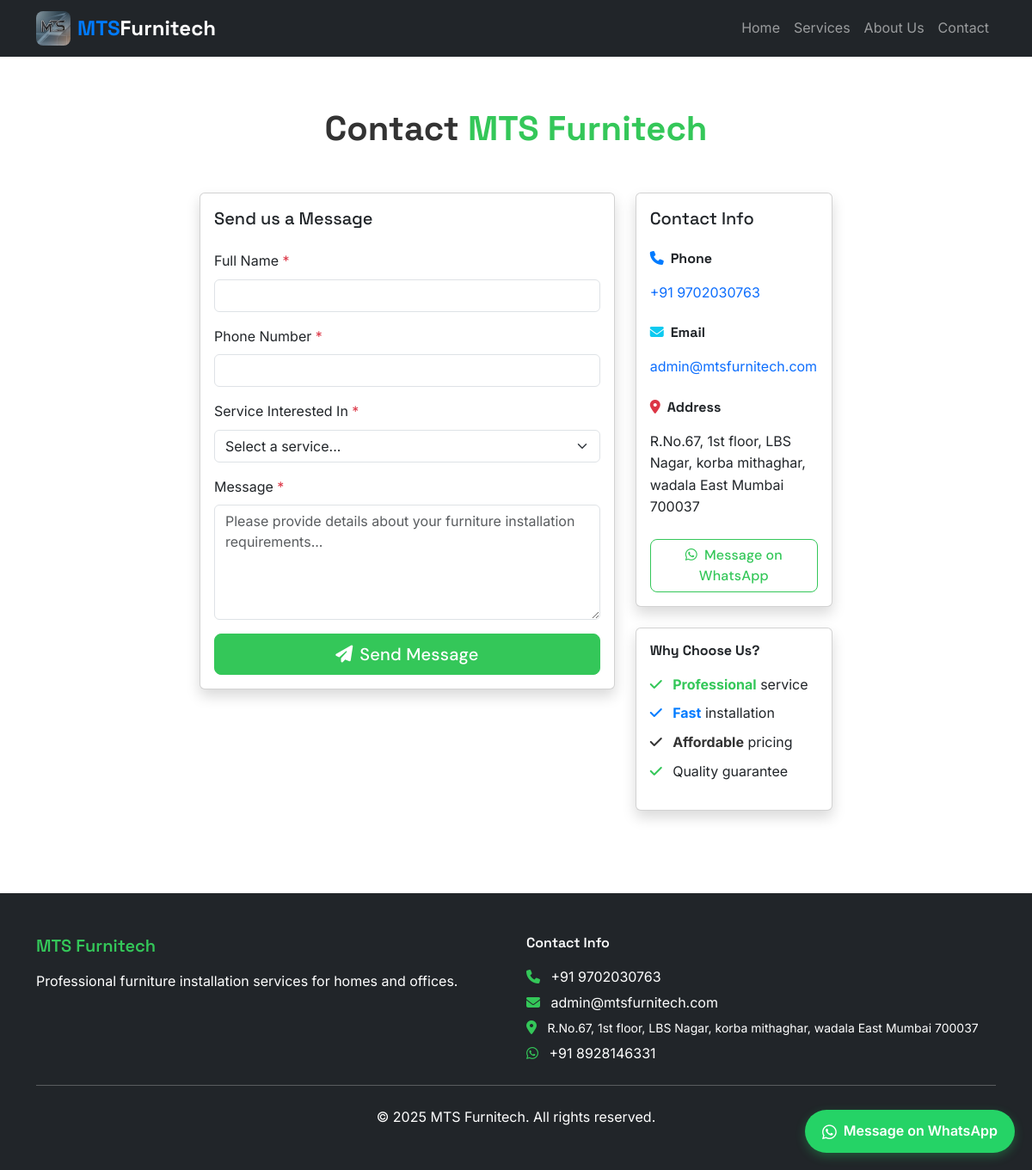
The app's page /contact with its own data.
### models.py (models this page shows)
class SiteSettings(db.Model):
    id = db.Column(db.Integer, primary_key=True)
    logo_path = db.Column(db.String(200))
    whatsapp_number = db.Column(db.String(20), default="+91XXXXXXXXXX")
    phone_number = db.Column(db.String(20), default="+91 9702030763")
    email = db.Column(db.String(100), default="admin@mtsfurnitech.com")
    address = db.Column(db.Text, default="R.No.67, 1st floor, LBS Nagar, korba mithaghar, wadala East Mumbai 700037")
    company_name = db.Column(db.String(100), default="MTS Furnitech")
    updated_at = db.Column(db.DateTime, default=datetime.utcnow, onupdate=datetime.utcnow)

### routes.py (the view, shortened to what this page needs)
@app.route('/contact', methods=['GET', 'POST'])
def contact():
    settings = get_site_settings()
    return render_template('contact.html', settings=settings)

### routes.py (called while the page is built)
def get_site_settings():
    settings = SiteSettings.query.first()
    if not settings:
        settings = SiteSettings()
        db.session.add(settings)
        db.session.commit()
    return settings

### templates/contact.html (shortened to what this page needs)
{% extends "base.html" %}
{% block content %}
<div class="container py-5">
    <div class="row">
        <div class="col-lg-8 mx-auto">
            <h1 class="text-center mb-5">Contact <span class="text-success fw-bold">MTS Furnitech</span></h1>
            <div class="row">
                <div class="col-md-8">
                    <div class="card shadow">
                        <div class="card-body">
                            <h4 class="card-title mb-4">Send us a Message</h4>
                            <form method="POST" class="contact-form">
                                <div class="mb-3">
                                    <label for="name" class="form-label">Full Name <span class="text-danger">*</span></label>
                                    <input type="text" class="form-control" id="name" name="name" required>
                                </div>
                                <div class="mb-3">
                                    <label for="phone" class="form-label">Phone Number <span class="text-danger">*</span></label>
                                    <input type="tel" class="form-control" id="phone" name="phone" required>
                                </div>
                                <div class="mb-3">
                                    <label for="service_interest" class="form-label">Service Interested In <span class="text-danger">*</span></label>
                                    <select class="form-select" id="service_interest" name="service_interest" required>
                                        <option value="">Select a service...</option>
                                    </select>
                                </div>
                                <div class="mb-3">
                                    <label for="message" class="form-label">Message <span class="text-danger">*</span></label>
                                    <textarea class="form-control" id="message" name="message" rows="5" required placeholder="Please provide details about your furniture installation requirements..."></textarea>
                                </div>
                                <div class="d-grid">
                                    <button type="submit" class="btn btn-success btn-lg">
                                        <i class="fas fa-paper-plane me-2"></i>Send Message
                                    </button>
                                </div>
                            </form>
                        </div>
                    </div>
                </div>
                <div class="col-md-4">
                    <div class="card shadow">
                        <div class="card-body">
                            <h4 class="card-title mb-4">Contact Info</h4>
                            <div class="mb-4">
                                <h6 class="fw-bold">
                                    <i class="fas fa-phone text-primary me-2"></i>Phone
                                </h6>
                                <a href="tel:{{ settings.phone_number.replace(' ', '').replace('-', '') }}" class="text-decoration-none">
                                    {{ settings.phone_number }}
                                </a>
                            </div>
                            <div class="mb-4">
                                <h6 class="fw-bold">
                                    <i class="fas fa-envelope text-info me-2"></i>Email
                                </h6>
                                <a href="mailto:{{ settings.email }}" class="text-decoration-none">
                                    {{ settings.email }}
                                </a>
                            </div>
                            <div class="mb-4">
                                <h6 class="fw-bold">
                                    <i class="fas fa-map-marker-alt text-danger me-2"></i>Address
                                </h6>
                                <p class="mb-0">{{ settings.address }}</p>
                            </div>
                            <div class="d-grid">
                                <a href="https://wa.me/{{ settings.whatsapp_number.replace('+', '').replace(' ', '') }}?text=Hello! I need immediate assistance with furniture installation." target="_blank" class="btn btn-outline-success">
                                    <i class="fab fa-whatsapp me-2"></i>Message on WhatsApp
                                </a>
                            </div>
                        </div>
                    </div>
                    <div class="card shadow mt-4">
                        <div class="card-body">
                            <h6 class="fw-bold mb-3">Why Choose Us?</h6>
                            <ul class="list-unstyled">
                                <li class="mb-2">
                                    <i class="fas fa-check text-success me-2"></i>
                                    <span class="fw-bold text-success">Professional</span> service
                                </li>
                                <li class="mb-2">
                                    <i class="fas fa-check text-primary me-2"></i>
                                    <span class="fw-bold text-primary">Fast</span> installation
                                </li>
                                <li class="mb-2">
                                    <i class="fas fa-check text-dark me-2"></i>
                                    <span class="fw-bold text-dark">Affordable</span> pricing
                                </li>
                                <li class="mb-0">
                                    <i class="fas fa-check text-success me-2"></i>
                                    Quality guarantee
                                </li>
                            </ul>
                        </div>
                    </div>
                </div>
            </div>
        </div>
    </div>
</div>
{% endblock %}

### templates/base.html (shortened to what this page needs)
<!DOCTYPE html>
<html lang="en">
<head>
    <link href="https://cdn.jsdelivr.net/npm/bootstrap@5.3.0/dist/css/bootstrap.min.css" rel="stylesheet">
    <link rel="stylesheet" href="https://cdnjs.cloudflare.com/ajax/libs/font-awesome/6.4.0/css/all.min.css">
    <link rel="stylesheet" href="{{ url_for('static', filename='css/style.css') }}">
</head>
<body>
    <nav class="navbar navbar-expand-lg navbar-dark bg-dark fixed-top">
        <div class="container">
            <a class="navbar-brand fw-bold d-flex align-items-center" href="{{ url_for('index') }}">
                <div class="logo-container me-2">
                    {% if settings.logo_path %}
                        <img src="{{ url_for('static', filename=settings.logo_path) }}" alt="MTS Furnitech" height="40" class="logo-image">
                    {% else %}
                        <div class="logo-placeholder">
                            <i class="fas fa-tools text-success"></i>
                        </div>
                    {% endif %}
                </div>
                <span class="text-primary">MTS</span> Furnitech
            </a>
            <div class="collapse navbar-collapse" id="navbarNav">
                <ul class="navbar-nav ms-auto">
                    <li class="nav-item">
                        <a class="nav-link" href="{{ url_for('index') }}">Home</a>
                    </li>
                    <li class="nav-item">
                        <a class="nav-link" href="{{ url_for('services') }}">Services</a>
                    </li>
                    <li class="nav-item">
                        <a class="nav-link" href="{{ url_for('about') }}">About Us</a>
                    </li>
                    <li class="nav-item">
                        <a class="nav-link" href="{{ url_for('contact') }}">Contact</a>
                    </li>
                </ul>
            </div>
        </div>
    </nav>
    <main class="main-content">
        {% block content %}{% endblock %}
    </main>
    <footer class="bg-dark text-white py-5 mt-5">
        <div class="container">
            <div class="row">
                <div class="col-md-6">
                    <h5 class="text-success">MTS Furnitech</h5>
                    <p class="mb-3">Professional furniture installation services for homes and offices.</p>
                </div>
                <div class="col-md-6">
                    <h6>Contact Info</h6>
                    <p class="mb-1">
                        <i class="fas fa-phone text-success me-2"></i>
                        <a href="tel:{{ settings.phone_number.replace(' ', '').replace('-', '') }}" class="text-white text-decoration-none">{{ settings.phone_number }}</a>
                    </p>
                    <p class="mb-1">
                        <i class="fas fa-envelope text-success me-2"></i>
                        <a href="mailto:{{ settings.email }}" class="text-white text-decoration-none">{{ settings.email }}</a>
                    </p>
                    <p class="mb-1">
                        <i class="fas fa-map-marker-alt text-success me-2"></i>
                        <small>{{ settings.address }}</small>
                    </p>
                    <p class="mb-0">
                        <i class="fab fa-whatsapp text-success me-2"></i>
                        <a href="https://wa.me/{{ settings.whatsapp_number.replace('+', '').replace(' ', '') }}" class="text-white text-decoration-none">
                            {{ settings.whatsapp_number }}
                        </a>
                    </p>
                </div>
            </div>
            <hr class="my-4">
            <div class="text-center">
                <p class="mb-0">&copy; 2025 MTS Furnitech. All rights reserved.</p>
            </div>
        </div>
    </footer>
    <div class="whatsapp-float">
        <a href="https://wa.me/{{ settings.whatsapp_number.replace('+', '').replace(' ', '') }}?text=Hello! I'm interested in your furniture installation services." target="_blank" class="whatsapp-btn">
            <i class="fab fa-whatsapp"></i>
            <span>Message on WhatsApp</span>
        </a>
    </div>
</body>
</html>

### static/css/style.css (style rules this page uses)
:root { --primary-green: #34C759; --primary-blue: #007bff; --dark-gray: #333333; --light-gray: #F7F7F7; --success-green: #34C759; --warning-yellow: #FFC107; }
body { font-family: 'Inter', -apple-system, BlinkMacSystemFont, sans-serif; font-weight: 400; line-height: 1.6; color: var(--dark-gray); }
h1, h2, h3, h4, h5, h6 { font-family: 'Space Grotesk', -apple-system, BlinkMacSystemFont, sans-serif; font-weight: 600; line-height: 1.3; margin-bottom: 1rem; }
h1 { font-weight: 700; font-size: 2.5rem; }
h4 { font-weight: 500; font-size: 1.25rem; }
.btn { font-family: 'DM Sans', sans-serif; font-weight: 500; letter-spacing: 0.01em; border-radius: 8px; }
.navbar-brand { font-family: 'Space Grotesk', sans-serif; font-weight: 700; }
.main-content { padding-top: 76px; }
.whatsapp-float { position: fixed; bottom: 20px; right: 20px; z-index: 1000; }
.whatsapp-btn { background-color: #25d366; color: white; border-radius: 50px; padding: 12px 20px; text-decoration: none; display: flex; align-items: center; gap: 8px; box-shadow: 0 4px 12px rgba(37, 211, 102, 0.3); transition: all 0.3s ease; font-weight: 600; }
.whatsapp-btn i { font-size: 1.2rem; }
.btn-success { background-color: var(--primary-green); border-color: var(--primary-green); }
.btn-outline-success { color: var(--primary-green); border-color: var(--primary-green); }
.text-success { color: var(--primary-green) !important; }
.text-primary { color: var(--primary-blue) !important; }
.text-dark { color: var(--dark-gray) !important; }
.fw-bold { font-weight: 700 !important; }
.navbar-brand { font-family: 'Space Grotesk', sans-serif; font-size: 1.5rem; font-weight: 700; }
.logo-container { width: 40px; height: 40px; display: flex; align-items: center; justify-content: center; }
.logo-image { border-radius: 8px; object-fit: contain; }
footer { background-color: var(--dark-gray) !important; }
footer a { transition: color 0.3s ease; }
.animate-fade-up { animation: fadeInUp 0.6s ease-out; }
.card { transition: all 0.3s ease; }
.btn { transition: all 0.3s ease; }

### records on screen
SiteSettings: logo_path (picture), phone_number "+91 9702030763", email "admin@mtsfurnitech.com", address "R.No.67, 1st floor, LBS Nagar, korba mithaghar, wadala East Mumbai 700037", whatsapp_number "+91 8928146331"
